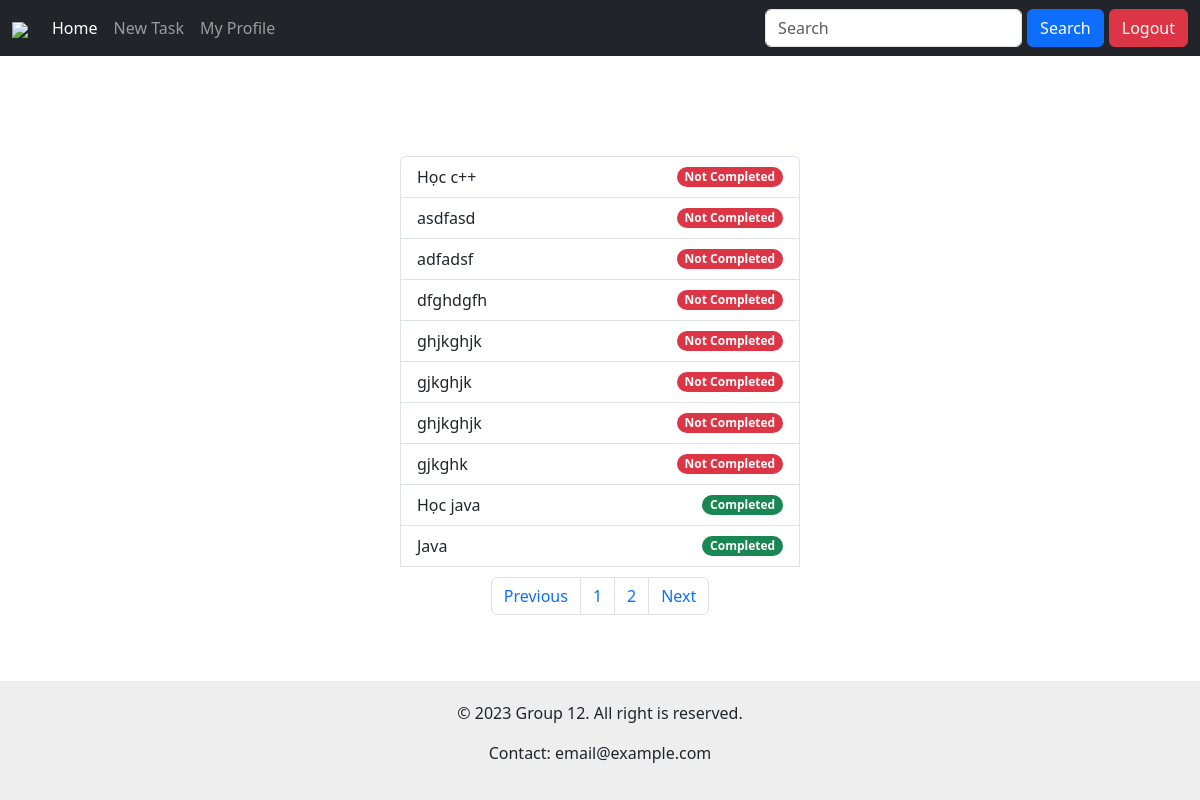
Screenshot of /1/ (signed in) with the database file from the repository.
### todo/models.py (models this page shows)
class Task(models.Model):
    title = models.CharField(max_length=125)
    description = models.TextField(max_length=1000)
    completed = models.BooleanField(default=False, blank=True)
    user = models.ForeignKey(User, on_delete=models.CASCADE, null=True)
    def __str__(self):
        return self.title
    class Meta:
        ordering = ['completed']

### todo/views.py (the view)
# urls.py: 2. Add a URL to urlpatterns:  path('', views.home, name='home')
def home(request, page):
    if request.user.is_authenticated:
        tasks = Task.objects.all().filter(user=request.user)
        paginator = Paginator(tasks, per_page=10)
        page_object = paginator.get_page(page)
        page_object.adjusted_elided_pages = paginator.get_elided_page_range(page, on_ends=1, on_each_side=1)
        previous_page = page-1 if page > 2 else 1
        next_page = page+1
        return render(request, 'todo/home.html', {'tasks': page_object, 'title_site': 'Home', 'page': page})
    return redirect('login')

### todo/templates/todo/home.html
{% extends 'base.html' %}
{% block content %}
<div class="d-flex align-items-center justify-content-center" style="margin-top:100px; margin-bottom: 50px;">
    <div class="list-group list-group-light" style="width: 400px;">
        {% for task in tasks %}
        <a class="list-group-item d-flex justify-content-between align-items-center list-group-item-action" href="{% url 'update' task.id %}">
            {{ task }}
            <span class="badge rounded-pill text-bg-{% if task.completed %}success{% else %}danger{% endif %}">{% if task.completed %}Completed{% else %}Not Completed{%endif%}</span>
        </a>
        {% endfor %}
        <nav aria-label="Page navigation example" style="margin-top: 10px;">
            <ul class="pagination justify-content-center">
                {% if tasks.has_previous %}
                    <li class="page-item"><a class="page-link" href="{% url 'home' tasks.previous_page_number%}">Previous</a></li>
                {% else %}
                    <li class="page-item"><a class="page-link" href="{% url 'home' 1%}">Previous</a></li>
                {% endif %}
                {% for page_number in tasks.adjusted_elided_pages %}
                    {% if page_number == tasks.paginator.ELLIPSIS %}
                        {{page_number}}
                    {% else %}
                        <li class="page-item"><a class="page-link" href="{% url 'home' page_number%}">{{page_number}}</a></li>
                    {% endif %}
                {% endfor %}
                {% if tasks.has_next %}
                    <li class="page-item"><a class="page-link" href="{% url 'home' tasks.next_page_number%}">Next</a></li>
                {% else %}
                    <li class="page-item"><a class="page-link" href="{% url 'home' tasks.paginator.num_pages%}">Next</a></li>
                {% endif %}
            </ul>
        </nav>
    </div>
</div>
{% endblock %}

### templates/base.html (shortened to what this page needs)
<!doctype html>
<html lang="en">
<head>
    <link href="https://cdn.jsdelivr.net/npm/bootstrap@5.3.2/dist/css/bootstrap.min.css" rel="stylesheet"
>
</head>
<body>
<header>
    {% if title_site != 'Log in' and title_site != 'Sign up'%}
    <nav class="navbar navbar-expand-lg navbar-dark bg-dark">
        <div class="container-fluid">
            <a class="navbar-brand" href="{% url 'home' 1%}"><img
                    src="https://www.zdnet.com/a/img/2022/03/31/2ee9d31b-fc23-46ec-a03d-97f1b2e66759/microsoft-to-do-logo.png"
                    height="30px"></a>
            <div class="collapse navbar-collapse" id="navbarText">
                <ul class="navbar-nav me-auto mb-2 mb-lg-0">
                    <li class="nav-item">
                        <a class="nav-link {% if title_site == 'Home'%}active{%endif%}" href="{% url 'home' 1%}">Home</a>
                    </li>
                    <li class="nav-item">
                        <a class="nav-link {% if title_site == 'Create'%}active{%endif%}" href="{% url 'create' %}">New
                            Task</a>
                    </li>
                    <li class="nav-item">
                        <a class="nav-link {% if title_site == 'Profile'%}active{%endif%}" href="{% url 'profile' %}">My Profile</a>
                    </li>
                </ul>
            </div>
            <form class="d-flex input-group w-auto">
                <input type="search" class="form-control rounded" placeholder="Search" aria-label="Search"/>
                <button class="btn btn-primary rounded" type="submit" style="margin-left: 5px;">Search</button>
            </form>
            <form class="d-flex input-group w-auto" action="{% url 'login' %}" style="margin-left: 5px;">
                {% if not request.user.is_authenticated %}
                <button class="btn btn-primary" type="submit" name="Login">Login</button>
                {% else %}
                <button class="btn btn-danger" type="submit" name="Logout">Logout</button>
                {% endif %}
            </form>
        </div>
    </nav>
    {% else %}
    {% if title_site == 'Log in' %}
    <div class="d-flex justify-content-center align-items-center" style="margin-top: 40px;">
        <h1>Log in</h1>
    </div>
    {% endif %}
    {% endif %}
</header>
<main>
    <div>
        {% block content %}
        {% endblock %}
    </div>
</main>
<footer style="background: rgb(238 238 238);">
    <p>&copy; 2023 Group 12. All right is reserved.</p>
    <p>Contact: email@example.com</p>
</footer>
</body>
</html>

### templates/base.html (style rules this page uses)
body { margin: 0; padding: 0; min-height: 100vh; display: flex; flex-direction: column; }
main { flex: 1; }
footer { background-color: #f2f2f2; padding: 20px; text-align: center; }

### rows the page displays
Task: title "Học c++", completed "Not Completed"
Task: title "asdfasd", completed "Not Completed"
Task: title "adfadsf", completed "Not Completed"
Task: title "dfghdgfh", completed "Not Completed"
Task: title "ghjkghjk", completed "Not Completed"
Task: title "gjkghjk", completed "Not Completed"
Task: title "ghjkghjk", completed "Not Completed"
Task: title "gjkghk", completed "Not Completed"
Task: title "Học java", completed "Completed"
Task: title "Java", completed "Completed"

### other values shown
{{ page_number }} "1" "2"
